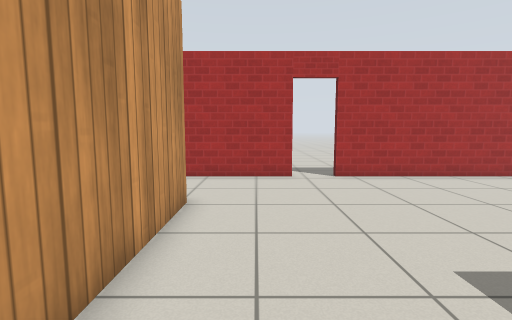
view 1 (above)

20 first-person views from a walk through a Gazebo world. The camera is 0.94 m above the floor, tilts 6° down and sees 85° across. The floor is counted in squares, 0.5 m on a side. Each view is taken from the middle of a square. On the plan, view 1 faces up. The plan holds only what a view shows up to about 16 squares ahead; the rest is blank. The robots in the file are not drawn. Simple patterns stand in for the simulator's built-in surfaces.

view 2
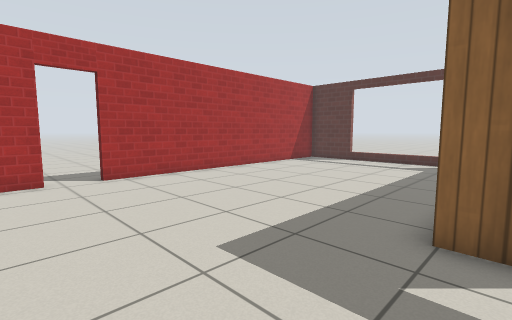

view 3
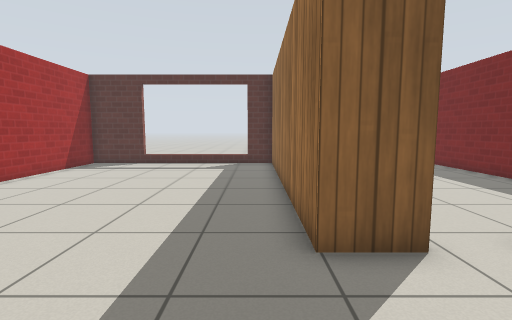

view 4
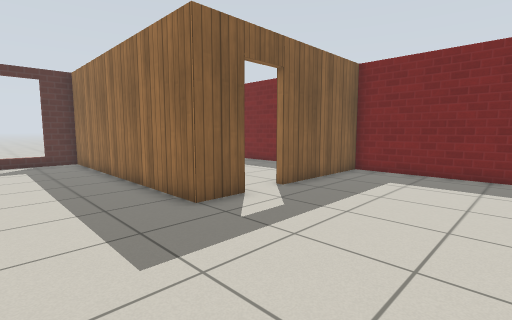

view 5
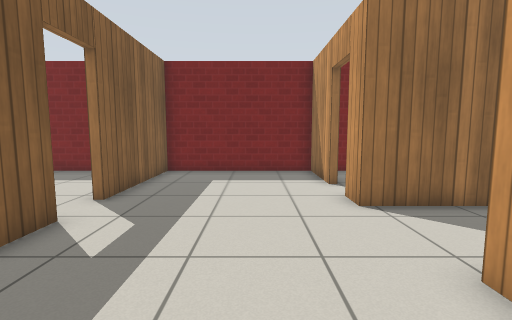

view 6
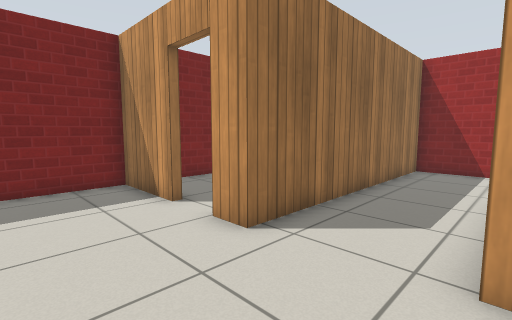

view 7
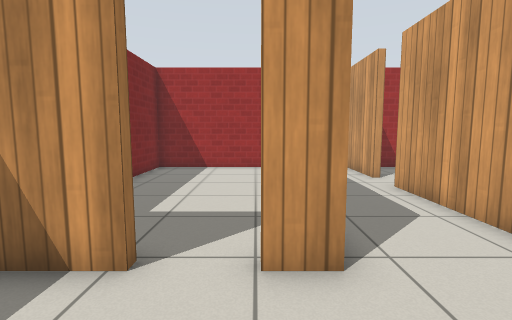

view 8
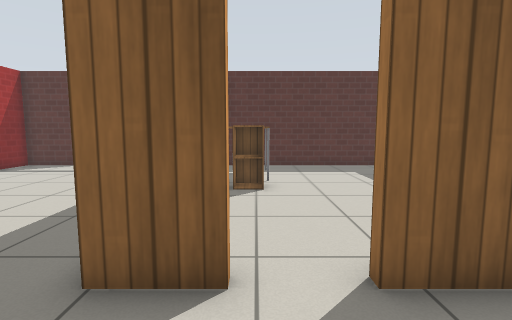

view 9
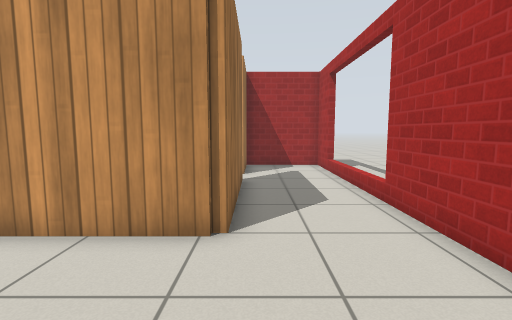

view 10
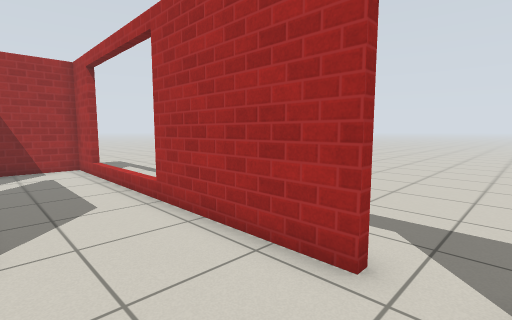

view 11
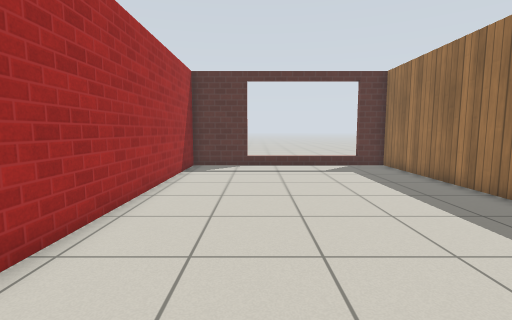

view 12
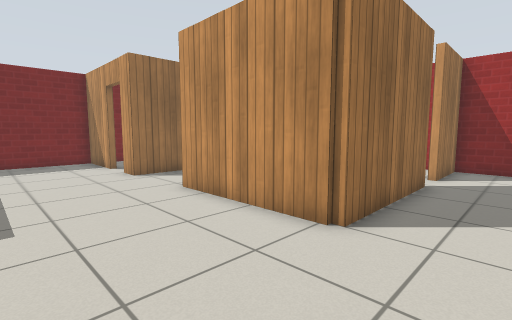

view 13
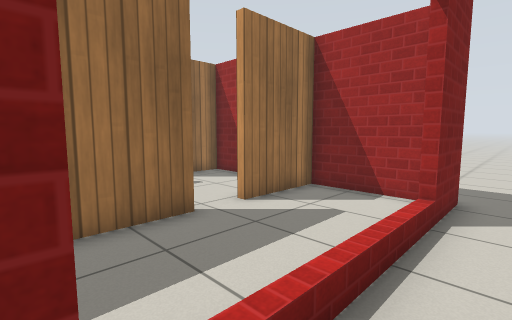

view 14
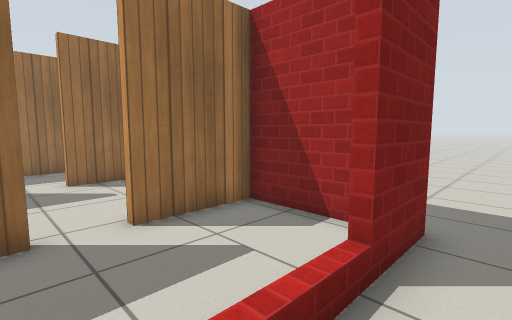

view 15
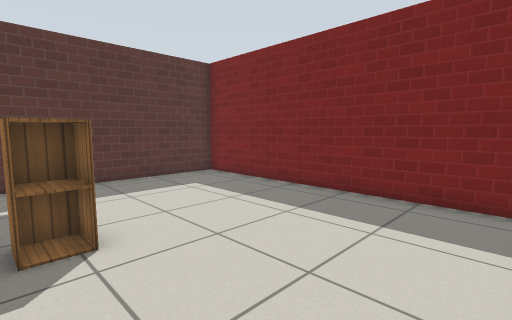

view 16
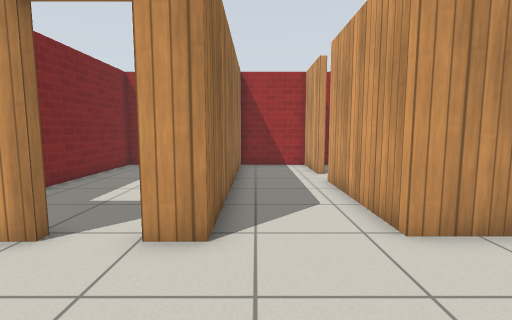

view 17
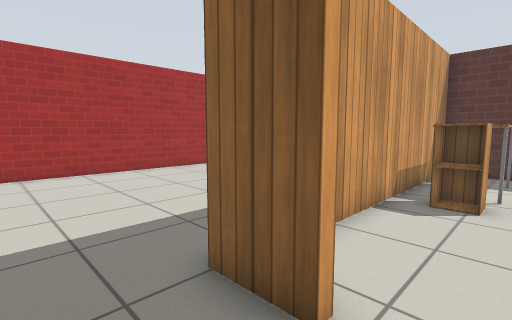

view 18
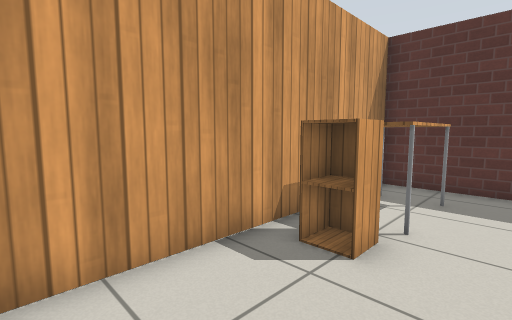

view 19
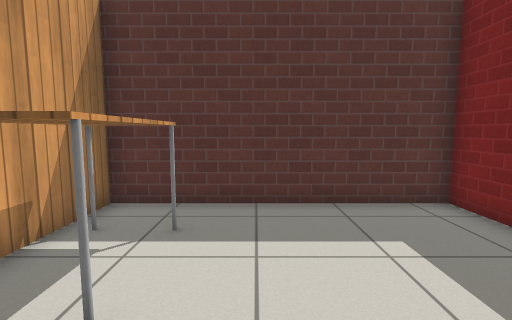

view 20
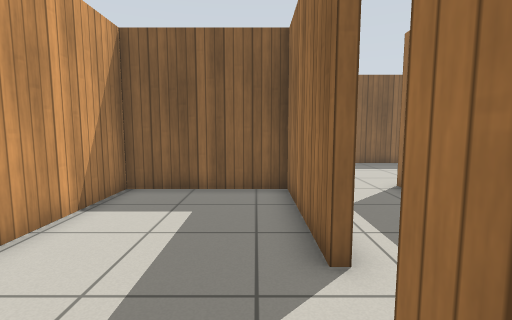

### Floor plan
Key: @ floor where view 1 was taken; # wall or solid block; . floor; D open door; = window, fence, low wall or low ledge; C cabinet; T table.
Columns run from 14 left of view 1 to 17 right of it. Each row starts with its distance up from view 1.
 13 ........  .    ....
 12 .####=====######DD##############
 11 .#..............DD.............#
 10  #.............................#
  9  #.............................#
  8  #.............................=
  7  ####..######..................=
  6  #  ........#..................=
  5  # .........#..................=
  4  #..........#..................=
  3  #..........#..................=
  2  ####..######..................#
  1  #.................#############
  0  #............@....#.......TTT.#
 -1  #.................D.....C.TTT.#
 -2  ############......D...........#
 -3  #..........D......#...........#
 -4  #..........D......#...........#
 -5  #..........#......#...........#
 -6  #..........#......#...........#
 -7  ##.........#......#...........#
 -8   ##############################

Where each view was taken, in squares from view 1:
view 1: 0 up, 0 right, facing up
view 2: 0 up, 0 right, facing up-right
view 3: 2 up, 1 right, facing right
view 4: 5 up, 1 left, facing down-right
view 5: 5 up, 1 right, facing down
view 6: 2 up, 2 right, facing down-left
view 7: 3 down, 2 right, facing left
view 8: 1 down, 2 right, facing right
view 9: 8 up, 3 right, facing left
view 10: 8 up, 3 right, facing up-left
view 11: 8 up, 2 right, facing right
view 12: 10 up, 3 right, facing down-left
view 13: 13 up, 4 left, facing down-left
view 14: 13 up, 7 left, facing down-left
view 15: 0 up, 6 right, facing down-right
view 16: 1 down, 3 right, facing left
view 17: 2 down, 3 right, facing up-right
view 18: 3 down, 7 right, facing up-right
view 19: 3 down, 10 right, facing right
view 20: 3 up, 11 left, facing right
